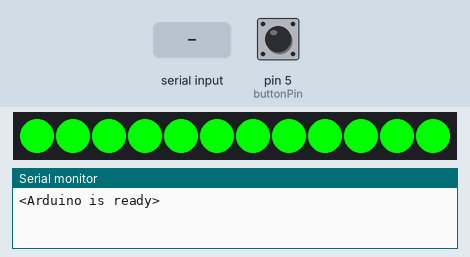
A sketch run on a simulated Arduino Uno, built with avr-gcc and run on an emulated ATmega328P. On the bench: 12 RGB LEDs in strip order, left to right, the last lines printed to the serial monitor. The test bench sets the inputs (shaded band); at power-on: pin 5 (buttonPin) LOW. Dim RGB values are drawn brighter than linear.

Above: at 1.1 s.
4.3 s: pin 5 (buttonPin) pulled HIGH for 3.2 s
At 5.3 s:
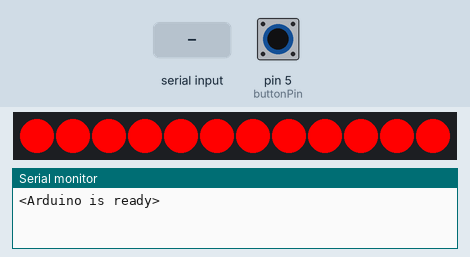
9.0 s: pin 5 (buttonPin) pulled HIGH for 0.15 s
At 10.0 s:
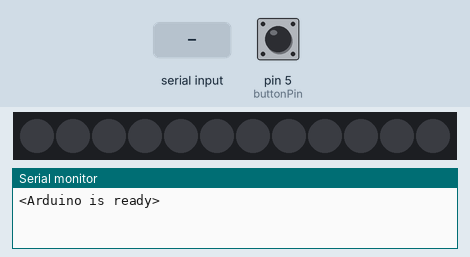
10.6 s: "90,45\n" received over Serial
At 11.4 s:
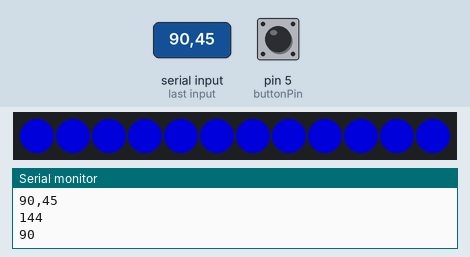
13.0 s: "30,150\n" received over Serial
15.0 s: pin 5 (buttonPin) pulled HIGH for 1 s
At 16.1 s:
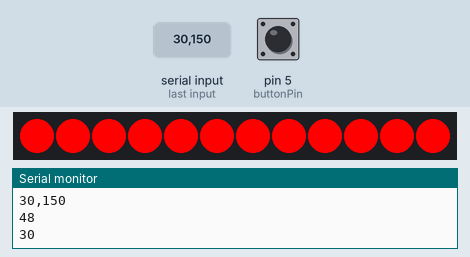
Timing chart, 0 to 18.0 s (numbered marks = the images above; inputs shaded):
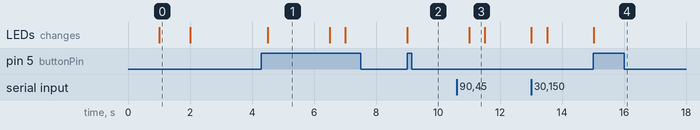

Measured:
- after the input at 4.3 s, the LEDs: change after 0.21 s (image 1)
- after the input at 9.0 s, the LEDs: change at once (image 2)
- after the input at 10.6 s, the LEDs: change after 0.41 s (image 3)
- after the input at 15.0 s, the LEDs: change at once (image 4)
- what the display in image 0 shows lasts 1.0 s, from 1.0 s to 2.0 s
- what the display in image 1 shows lasts 2.0 s, from 4.5 s to 6.5 s
- what the display in image 3 shows lasts 0.5 s, from 11.0 s to 11.5 s

The sketch:

Lampara_LED_0_2_refactorizado_pruebas.ino
```cpp
/*

                                  +—–+
    +—-[PWR]———---------———-| USB |–+
    |                             +—-+  |
    |             GND/RST2 [ ][ ]        |
    |           MOSI2/SCK2 [ ][ ] SCL[ ] | C5
    |             5V/MISO2 [ ][ ] SDA[ ] | C4
    |                            AREF[ ] |
    |                             GND[ ] |
    | [ ]N/C                   SCK/13[A] | B5
    | [ ]v.ref                MISO/12[A] | .
    | [ ]RST                  MOSI/11[A]~| .
    | [ ]3V3   +—+                10[ ]~| .
    | [ ]5v    | A |                9[ ]~| .
    | [ ]GND  -| R |-               8[B] | B0
    | [ ]GND  -| D |-                    |
    | [ ]Vin  -| U |-               7[A] | D7
    |         -| I |-               6[A]~| .
    | [ ]A0   -| N |-               5[C]~| .
    | [ ]A1   -| O |-               4[A] | .
    | [ ]A2    +—+            INT1/3[A]~| .
    | [ ]A3                    INT0/2[ ] | .
    | [ ]A4 RST SCK MISO         TX>1[ ] | .
    | [ ]A5 [ ] [ ] [ ]          RX<0[ ] | D0
    |       [ ] [ ] [ ]                  |
    | UNO_R3 GND MOSI 5V     ____________/
    \_______________________/

http://busyducks.com/ascii-art-arduinos
*/


#include <FastLED.h>
#include <SoftwareSerial.h>
#include "Pinout_.h"
#include "funciones.hpp"
#include "config.h"
 // configura un nuevo objeto serie
SoftwareSerial mySerial (rxPin, txPin);

void setup() {

  pinMode(buttonPin,INPUT);
  // Uncomment/edit one of the following lines for your leds arrangement.
  // ## Clockless types ##
  //FastLED.addLeds<NEOPIXEL, DATA_PIN>(leds, NUM_LEDS);  // GRB ordering is assumed
  // FastLED.addLeds<SM16703, DATA_PIN, RGB>(leds, NUM_LEDS);
  // FastLED.addLeds<TM1829, DATA_PIN, RGB>(leds, NUM_LEDS);
  // FastLED.addLeds<TM1812, DATA_PIN, RGB>(leds, NUM_LEDS);
  // FastLED.addLeds<TM1809, DATA_PIN, RGB>(leds, NUM_LEDS);
  // FastLED.addLeds<TM1804, DATA_PIN, RGB>(leds, NUM_LEDS);
  // FastLED.addLeds<TM1803, DATA_PIN, RGB>(leds, NUM_LEDS);
  // FastLED.addLeds<UCS1903, DATA_PIN, RGB>(leds, NUM_LEDS);
  // FastLED.addLeds<UCS1903B, DATA_PIN, RGB>(leds, NUM_LEDS);
  // FastLED.addLeds<UCS1904, DATA_PIN, RGB>(leds, NUM_LEDS);
  // FastLED.addLeds<UCS2903, DATA_PIN, RGB>(leds, NUM_LEDS);
   FastLED.addLeds<WS2812, DATA_PIN, GRB>(leds, NUM_LEDS);  // GRB ordering is typical


  // FastLED.addLeds<WS2852, DATA_PIN, RGB>(leds, NUM_LEDS);  // GRB ordering is typical
  // FastLED.addLeds<WS2812B, DATA_PIN, RGB>(leds, NUM_LEDS);  // GRB ordering is typical
  // FastLED.addLeds<GS1903, DATA_PIN, RGB>(leds, NUM_LEDS);
  // FastLED.addLeds<SK6812, DATA_PIN, RGB>(leds, NUM_LEDS);  // GRB ordering is typical
  // FastLED.addLeds<SK6822, DATA_PIN, RGB>(leds, NUM_LEDS);
  // FastLED.addLeds<APA106, DATA_PIN, RGB>(leds, NUM_LEDS);
  // FastLED.addLeds<PL9823, DATA_PIN, RGB>(leds, NUM_LEDS);
  // FastLED.addLeds<SK6822, DATA_PIN, RGB>(leds, NUM_LEDS);
  // FastLED.addLeds<WS2811, DATA_PIN, RGB>(leds, NUM_LEDS);
  // FastLED.addLeds<WS2813, DATA_PIN, RGB>(leds, NUM_LEDS);
  // FastLED.addLeds<APA104, DATA_PIN, RGB>(leds, NUM_LEDS);
  // FastLED.addLeds<WS2811_400, DATA_PIN, RGB>(leds, NUM_LEDS);
  // FastLED.addLeds<GE8822, DATA_PIN, RGB>(leds, NUM_LEDS);
  // FastLED.addLeds<GW6205, DATA_PIN, RGB>(leds, NUM_LEDS);
  // FastLED.addLeds<GW6205_400, DATA_PIN, RGB>(leds, NUM_LEDS);
  // FastLED.addLeds<LPD1886, DATA_PIN, RGB>(leds, NUM_LEDS);
  // FastLED.addLeds<LPD1886_8BIT, DATA_PIN, RGB>(leds, NUM_LEDS);
  // ## Clocked (SPI) types ##
  // FastLED.addLeds<LPD6803, DATA_PIN, CLOCK_PIN, RGB>(leds, NUM_LEDS);  // GRB ordering is typical
  // FastLED.addLeds<LPD8806, DATA_PIN, CLOCK_PIN, RGB>(leds, NUM_LEDS);  // GRB ordering is typical
  // FastLED.addLeds<WS2801, DATA_PIN, CLOCK_PIN, RGB>(leds, NUM_LEDS);
  // FastLED.addLeds<WS2803, DATA_PIN, CLOCK_PIN, RGB>(leds, NUM_LEDS);
  // FastLED.addLeds<SM16716, DATA_PIN, CLOCK_PIN, RGB>(leds, NUM_LEDS);
  // FastLED.addLeds<P9813, DATA_PIN, CLOCK_PIN, RGB>(leds, NUM_LEDS);  // BGR ordering is typical
  // FastLED.addLeds<DOTSTAR, DATA_PIN, CLOCK_PIN, RGB>(leds, NUM_LEDS);  // BGR ordering is typical
  // FastLED.addLeds<APA102, DATA_PIN, CLOCK_PIN, RGB>(leds, NUM_LEDS);  // BGR ordering is typical
  // FastLED.addLeds<SK9822, DATA_PIN, CLOCK_PIN, RGB>(leds, NUM_LEDS);  // BGR ordering is typical

 Serial.begin(9600); // opens serial port, sets data rate to 9600 bps
 Serial.println("<Arduino is ready>");
 mySerial.begin(9600);//bluetooth port


 colorea_leds(0xff ,1000);
 colorea_leds(0xff00,1000);
 colorea_leds(CRGB::Black , 1000);

}


void loop() {

   comprueba_boton_noche(buttonState);
   numero= lee_color_de_puerto_serie();
   colorea_leds(numero,500);
}
```

Pinout_.h
```cpp
// How many leds in your strip?
#define NUM_LEDS 12
#define DEBUG(a) Serial.println(a);

// For led chips like WS2812, which have a data line, ground, and power, you just
// need to define DATA_PIN.  For led chipsets that are SPI based (four wires - data, clock,
// ground, and power), like the LPD8806 define both DATA_PIN and CLOCK_PIN
// Clock pin only needed for SPI based chipsets when not using hardware SPI

#define DATA_PIN 4
#define CLOCK_PIN 13
```

funciones.hpp
```cpp
//#include <FastLED.h>
#include "config.h"
CRGB leds[NUM_LEDS];
//String mi_color;
int colorea_leds(long n, int t )
    {
     for (int i = 0; i <= NUM_LEDS; i++)
     {
     // leds[i]=CRGB::Black;
      leds[i]=n;
      }

    FastLED.show();
    delay(t);
    }


long lee_color_de_puerto_serie()
 {if (Serial.available())
   { long numero=0x0;
     String mi_color = Serial.readStringUntil('\n');
     DEBUG(mi_color);
     numero = strtol( &mi_color[0], NULL, 16);
     Serial.println(numero);
     Serial.println(numero,HEX);
     return numero;
    }
 }

void comprueba_boton_noche(int estado)
  {

    buttonState=digitalRead(buttonPin);
   if(buttonState == HIGH )
   {
     colorea_leds(CRGB::Red , 1000);
     int i=0;
     buttonState=digitalRead(buttonPin);
     while ( i < 179 ) //bucle para temporizar 3 minutos
       {
         delay(1000);
         i=i+1;
         buttonState=digitalRead(buttonPin);
         if ( buttonState == HIGH ) //si pulsamos para apagar, terminamos bucle
             {i=180;}
       }
   }
  }
```

config.h
```cpp
 #pragma once
//software serial
const byte rxPin = 2;
const byte txPin = 3;
const int buttonPin=5;
int buttonState=0;
long numero=0x0;
```
